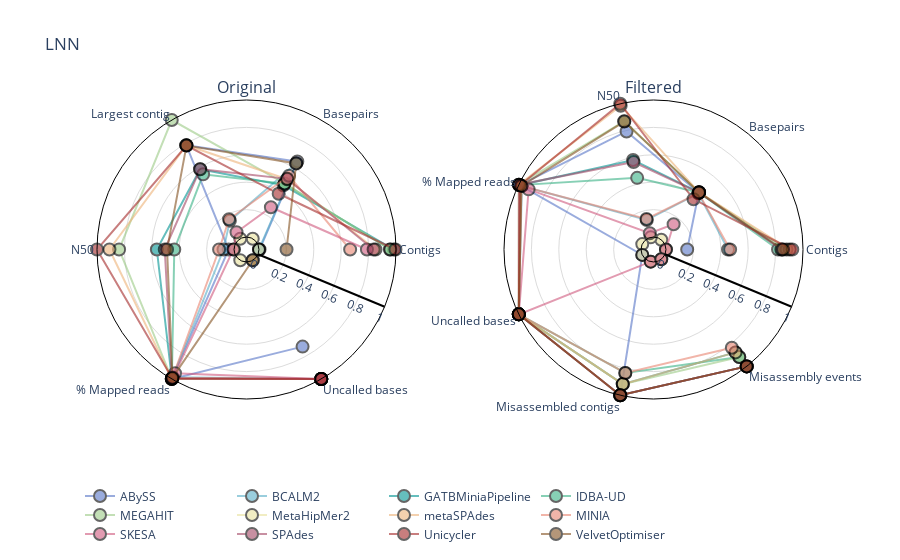
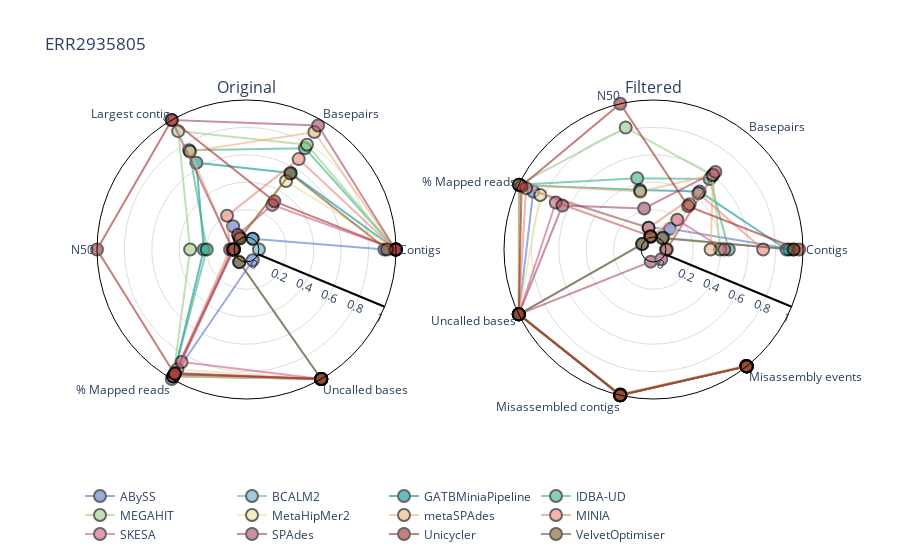
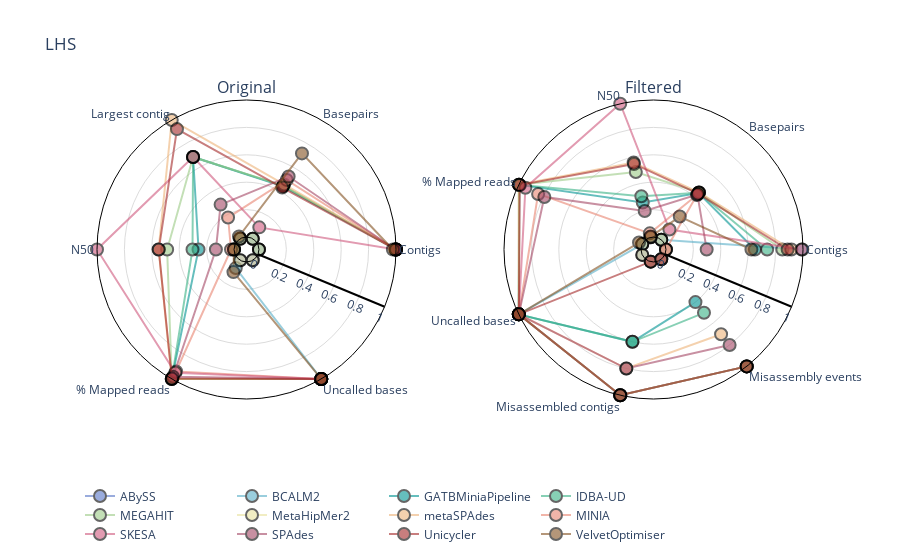
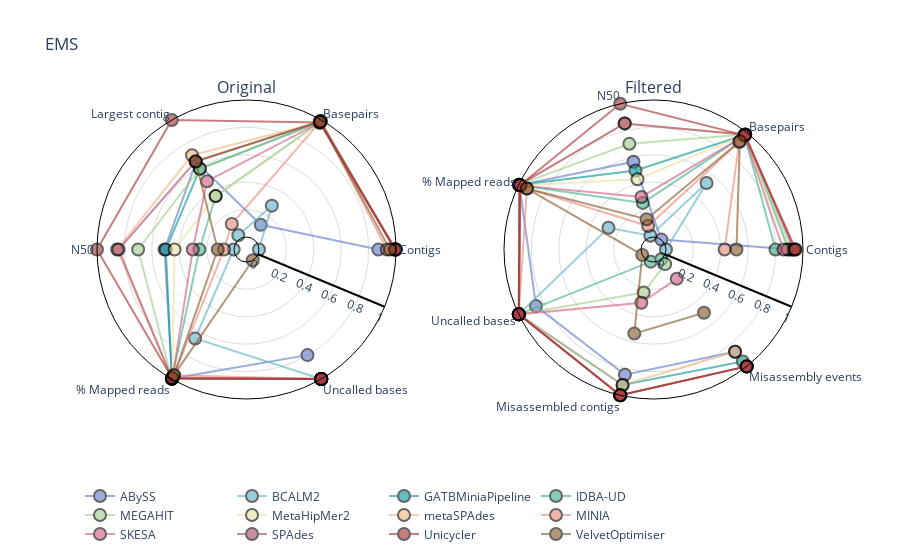

Here is the notebook cell these charts were saved with, in order:
### Markdown cell above
#### radar plots

### Code cell
import plotly.graph_objects as go

for sample, df in rank_dfs:

    categories = ['contigs','filtered_contigs','basepairs','filtered_basepairs', 'max_contig', 'n50','filtered_n50', 'mapped_reads','filtered_mapped_reads', 'Ns','filtered_Ns','misassembled contigs', 'misassembly events']
    categories_original =  ['contigs','basepairs', 'max_contig', 'n50', 'mapped_reads', 'Ns'] 
    categories_original_renamed =  ['Contigs','Basepairs', 'Largest contig', 'N50', '% Mapped reads', 'Uncalled bases'] 
    categories_filtered = ['filtered_contigs', 'filtered_basepairs', 'filtered_n50', 'filtered_mapped_reads','filtered_Ns', 'misassembled contigs', 'misassembly events']
    categories_filtered_renamed = ['Contigs', 'Basepairs', 'N50', '% Mapped reads','Uncalled bases', 'Misassembled contigs', 'Misassembly events']

    fig = make_subplots(rows=1, cols=2, specs=[[{'type': 'polar'}, {'type': 'polar'}]], subplot_titles=('Original', 'Filtered'))
    
    i= 0
    
    for assembler, row in df.iterrows():
        
        row_filtered = []
        row_original = []
        
        for col in categories_original:
            row_original.append(row.loc[:].at[col])
            
        for col in categories_filtered:
            row_filtered.append(row.loc[:].at[col])

        fig.add_trace(go.Scatterpolar(r=row_original,
                                      theta=categories_original_renamed, mode='lines+markers',
                                      marker=dict(color=COLOURS[i], size=12), 
                                      marker_line_color="black", 
                                      marker_line_width=2,
                                      opacity=0.6,
                                      name=assembler, line=dict(color=COLOURS[i]), showlegend=True), col=1, row=1)
        
        fig.add_trace(go.Scatterpolar(r=row_filtered,
                                      theta=categories_filtered_renamed, mode='lines+markers',
                                      marker=dict(color=COLOURS[i], size=12), 
                                      marker_line_color="black", 
                                      marker_line_width=2,
                                      opacity=0.6,
                                      name=assembler, line=dict(color=COLOURS[i]), showlegend=False), col=2, row=1)
        i+=1
            
    fig.update_layout(polar=dict(radialaxis=dict(visible=True,
                                                 range=[0,1],
                                                 linewidth = 2,
                                                 linecolor="black",
                                                 gridcolor = "#DCDCDC"), 
                                 hole=1/12, bgcolor='rgb(255,255,255)',
                                angularaxis=dict(linecolor="black"),
                                angularaxis_categoryarray = categories_original_renamed,
                                radialaxis_angle = -22.5),
                     polar2=dict(radialaxis=dict(visible=True,
                                                 range=[0,1],
                                                 linewidth = 2,
                                                 linecolor="black",
                                                 gridcolor = "#DCDCDC"), 
                                 hole=1/12, bgcolor='rgb(255,255,255)',
                                angularaxis=dict(linecolor="black"),
                                angularaxis_categoryarray = categories_filtered_renamed,
                                radialaxis_angle = -22.5))
    fig.update_layout(title=sample)
    fig.update_layout(legend=dict(
        orientation="h",
        yanchor="bottom",
        y=-0.5,
        xanchor="left",
        x=0
    ))

    fig.show()
